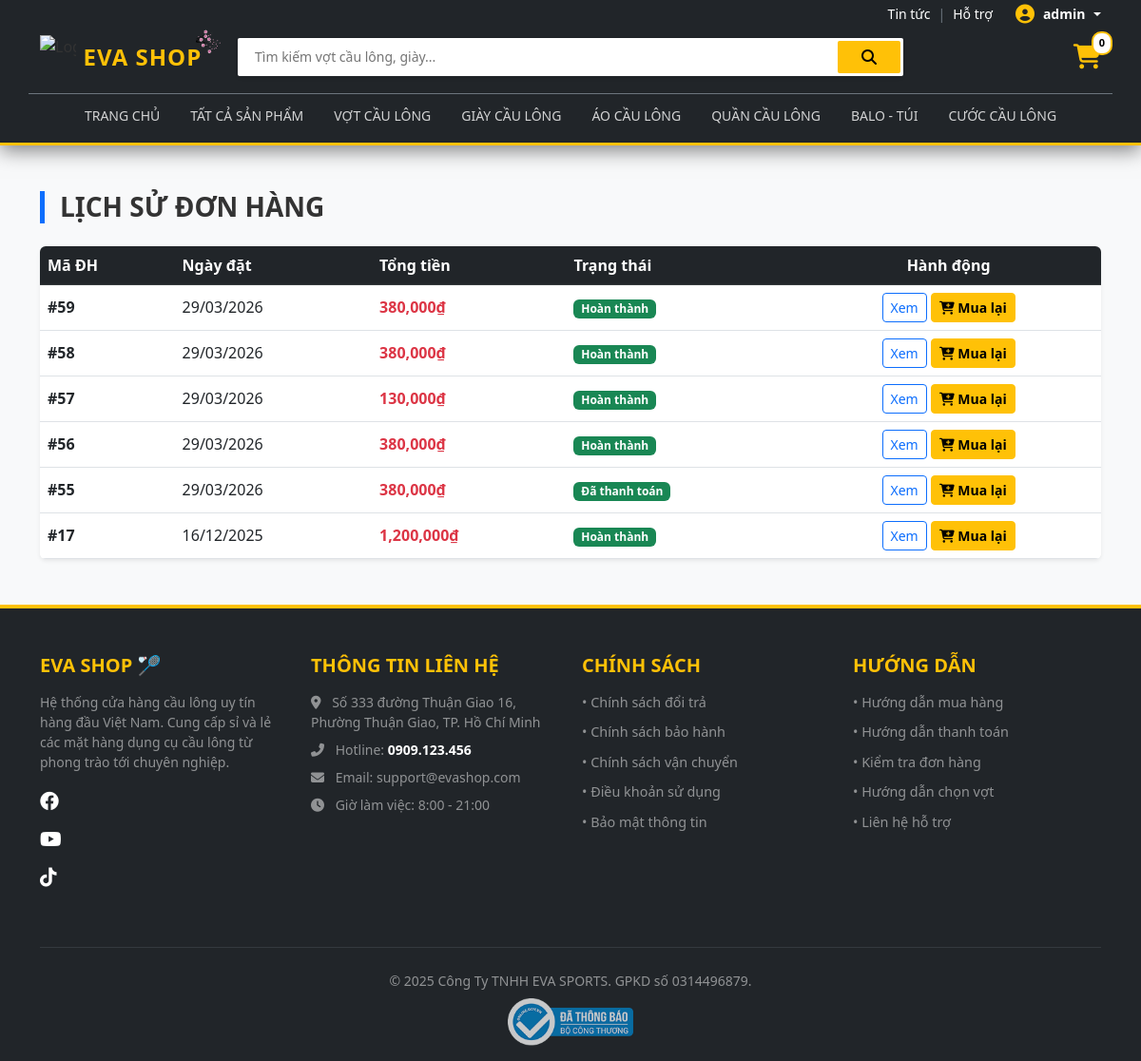
Page /user/EVA_user_orders.php (signed in) on the committed database.
### tables this page shows
CREATE TABLE `danhmuc` (
  `id` int(11) NOT NULL,
  `ten_danhmuc` varchar(100) NOT NULL
);

CREATE TABLE `donhang` (
  `id` int(11) NOT NULL,
  `username` varchar(50) DEFAULT NULL,
  `user_id` int(11) NOT NULL,
  `ngay_dat` datetime DEFAULT current_timestamp(),
  `trang_thai` varchar(50) DEFAULT 'Mới',
  `hoten_nguoinhan` varchar(100) DEFAULT NULL,
  `sdt_nguoinhan` varchar(20) DEFAULT NULL,
  `diachi_nguoinhan` varchar(255) DEFAULT NULL,
  `tong_tien` decimal(18,0) DEFAULT NULL,
  `phuong_thuc_tt` varchar(50) DEFAULT 'COD'
);

### user/EVA_user_orders.php (the view, shortened to what this page needs)
<?php
include '../includes/EVA_system_db.php';
$u = $_SESSION['username'];
$sql = "SELECT * FROM donhang WHERE username='$u' ORDER BY id DESC";
$result = $conn->query($sql);
?>
<!DOCTYPE html>
<html lang="vi">
<head>
    <?php include '../includes/EVA_system_header.php'; ?>
</head>
<body class="bg-light">
<div class="container mt-5 mb-5">
    <h3 class="fw-bold mb-4 text-uppercase border-start border-5 border-primary ps-3">LỊCH SỬ ĐƠN HÀNG</h3>
    <div class="card shadow-sm border-0">
        <div class="card-body p-0">
            <div class="table-responsive">
                <table class="table table-hover mb-0 align-middle">
                    <thead class="table-dark">
                        <tr>
                            <th>Mã ĐH</th>
                            <th>Ngày đặt</th>
                            <th>Tổng tiền</th>
                            <th>Trạng thái</th>
                            <th class="text-center">Hành động</th>
                        </tr>
                    </thead>
                    <tbody>
                        <?php if($result->num_rows > 0): ?>
                            <?php while($row = $result->fetch_assoc()): ?>
                            <tr>
                                <td class="fw-bold">#<?=$row['id']?></td>
                                <td><?=date('d/m/Y', strtotime($row['ngay_dat']))?></td>
                                <td class="fw-bold text-danger"><?=number_format($row['tong_tien'])?>₫</td>
                                <td>
                                    <?php
                                        $bg = 'secondary';
                                        if($row['trang_thai']=='Hoàn thành' || $row['trang_thai']=='Đã thanh toán') $bg='success';
                                    ?>
                                    <span class="badge bg-<?=$bg?>"><?=$row['trang_thai']?></span>
                                </td>
                                <td class="text-center">
                                    <a href="../page/EVA_page_order_success.php?id=<?=$row['id']?>" class="btn btn-sm btn-outline-primary">Xem</a>
                                 <a href="EVA_user_reorder.php?order_id=<?= $row['id'] ?>" class="btn btn-warning btn-sm fw-bold">
    <i class="fas fa-cart-plus"></i> Mua lại
</a>
                                </td>
                            </tr>
                            <?php endwhile; ?>
                        <?php else: ?>
                            <tr><td colspan="5" class="text-center py-4">Bạn chưa có đơn hàng nào.</td></tr>
                        <?php endif; ?>
                    </tbody>
                </table>
            </div>
        </div>
    </div>
</div>
<?php include '../includes/EVA_system_footer.php'; ?>
</body>
</html>

### includes/EVA_system_header.php (shortened to what this page needs)
<?php
if (isset($conn)) $rs_menu = $conn->query("SELECT * FROM danhmuc");
$protocol = isset($_SERVER['HTTPS']) && $_SERVER['HTTPS'] === 'on' ? "https" : "http";
$base_url = $protocol . "://" . $_SERVER['HTTP_HOST'] . '/EVASHOP/';
$cur_page = basename($_SERVER['PHP_SELF']);
?>
<link rel="stylesheet" href="https://cdn.jsdelivr.net/npm/bootstrap@5.3.0/dist/css/bootstrap.min.css">
<link rel="stylesheet" href="https://cdnjs.cloudflare.com/ajax/libs/font-awesome/6.4.0/css/all.min.css">
<link rel="stylesheet" href="<?php echo $base_url; ?>css/style.css?v=<?=time()?>">
<header class="eva-header">
    <div class="container d-flex justify-content-end py-1">
        <a href="<?php echo $base_url; ?>news/EVA_news_list.php" class="text-white text-decoration-none small mx-2 hover-yellow">Tin tức</a>
        <span class="text-secondary small">|</span>
        <a href="<?php echo $base_url; ?>page/EVA_page_contact.php" class="text-white text-decoration-none small mx-2 hover-yellow">Hỗ trợ</a>
        <?php if(isset($_SESSION['username'])): ?>
            <div class="dropdown user-dropdown ms-3">
                <a href="#" class="text-white text-decoration-none dropdown-toggle small fw-bold" data-bs-toggle="dropdown">
                    <i class="fas fa-user-circle fs-5 me-1 text-warning"></i> <?=$_SESSION['username']?>
                </a>
            </div>
        <?php else: ?>
            <span class="text-secondary small mx-2">|</span>
            <a href="<?php echo $base_url; ?>auth/EVA_auth_login.php" class="text-warning text-decoration-none small fw-bold">Đăng nhập</a>
        <?php endif; ?>
    </div>
    <div class="container pt-2 pb-3">
        <div class="row align-items-center">
            <div class="col-lg-2 col-md-3 mb-2 mb-md-0">
                <a class="navbar-brand d-flex align-items-center gap-2" href="<?php echo $base_url; ?>index.php">
                    <img src="<?php echo $base_url; ?>images/logo.png" alt="Logo" style="height: 45px;">
                    <div class="position-relative">
                        <span class="brand-text">EVA SHOP</span>
                        <img src="<?php echo $base_url; ?>images/dao.png"
                             style="position: absolute; top: -15px; right: -25px; width: 30px; transform: rotate(15deg);"
                             alt="Tet Icon">
                    </div>
                </a>
            </div>
            <div class="col-lg-8 col-md-7 mb-2 mb-md-0 d-flex justify-content-center">
                <form class="shopee-layout-search-box shadow-sm" action="<?php echo $base_url; ?>product/EVA_product_list.php">
                    <input type="text" class="search-input" name="keyword" placeholder="Tìm kiếm vợt cầu lông, giày...">
                    <button class="search-btn"><i class="fas fa-search"></i></button>
                </form>
            </div>
            <div class="col-lg-2 col-md-2 text-center text-md-end">
                <a href="<?php echo $base_url; ?>cart/EVA_cart_view.php" class="cart-icon-wrap text-decoration-none">
                    <i class="fas fa-shopping-cart"></i>
                    <span class="cart-badge"><?=isset($_SESSION['cart'])?count($_SESSION['cart']):0?></span>
                </a>
            </div>
        </div>
    </div>
    <div class="container d-none d-lg-block border-top border-secondary pt-1">
        <ul class="nav justify-content-center">
            <li class="nav-item"><a class="nav-link <?=($cur_page=='index.php')?'active':''?>" href="<?php echo $base_url; ?>index.php">Trang chủ</a></li>
            <li class="nav-item"><a class="nav-link <?=($cur_page=='EVA_product_list.php')?'active':''?>" href="<?php echo $base_url; ?>product/EVA_product_list.php">Tất cả sản phẩm</a></li>
            <?php
            if(isset($rs_menu)) {
                $rs_menu->data_seek(0);
                while($m=$rs_menu->fetch_assoc()) {
                    echo '<li class="nav-item"><a class="nav-link" href="'.$base_url.'product/EVA_product_list.php?danhmuc='.$m['id'].'">'.$m['ten_danhmuc'].'</a></li>';
                }
            }
            ?>
        </ul>
    </div>
</header>

### includes/EVA_system_footer.php (shortened to what this page needs)
<footer class="footer bg-dark text-white pt-5 pb-3 mt-5">
    <div class="container">
        <div class="row">
            <div class="col-md-3 mb-4">
                <h5 class="text-uppercase fw-bold text-warning mb-3">EVA SHOP 🏸</h5>
                <p class="small text-white-50 text-justify">
                    Hệ thống cửa hàng cầu lông uy tín hàng đầu Việt Nam. Cung cấp sỉ và lẻ các mặt hàng dụng cụ cầu lông từ phong trào tới chuyên nghiệp.
                </p>
                <div class="mt-3">
                    <a href="#" class="text-white me-3 fs-5"><i class="fab fa-facebook"></i></a>
                    <a href="#" class="text-white me-3 fs-5"><i class="fab fa-youtube"></i></a>
                    <a href="#" class="text-white fs-5"><i class="fab fa-tiktok"></i></a>
                </div>
            </div>
            <div class="col-md-3 mb-4">
                <h5 class="text-uppercase fw-bold text-warning mb-3">THÔNG TIN LIÊN HỆ</h5>
                <ul class="list-unstyled small text-white-50">
                    <li class="mb-2"><i class="fas fa-map-marker-alt me-2"></i>  Số 333 đường Thuận Giao 16, Phường Thuận Giao, TP. Hồ Chí Minh</li>
                    <li class="mb-2"><i class="fas fa-phone-alt me-2"></i> Hotline: <span class="text-white fw-bold">0909.123.456</span></li>
                    <li class="mb-2"><i class="fas fa-envelope me-2"></i> Email: support@evashop.com</li>
                    <li><i class="fas fa-clock me-2"></i> Giờ làm việc: 8:00 - 21:00</li>
                </ul>
            </div>
            <div class="col-md-3 mb-4">
                <h5 class="text-uppercase fw-bold text-warning mb-3">CHÍNH SÁCH</h5>
                <ul class="list-unstyled small">
                    <li class="mb-2"><a href="#" class="text-white-50 text-decoration-none hover-white">• Chính sách đổi trả</a></li>
                    <li class="mb-2"><a href="#" class="text-white-50 text-decoration-none hover-white">• Chính sách bảo hành</a></li>
                    <li class="mb-2"><a href="#" class="text-white-50 text-decoration-none hover-white">• Chính sách vận chuyển</a></li>
                    <li class="mb-2"><a href="#" class="text-white-50 text-decoration-none hover-white">• Điều khoản sử dụng</a></li>
                    <li><a href="#" class="text-white-50 text-decoration-none hover-white">• Bảo mật thông tin</a></li>
                </ul>
            </div>
            <div class="col-md-3 mb-4">
                <h5 class="text-uppercase fw-bold text-warning mb-3">HƯỚNG DẪN</h5>
                <ul class="list-unstyled small">
                    <li class="mb-2"><a href="#" class="text-white-50 text-decoration-none hover-white">• Hướng dẫn mua hàng</a></li>
                    <li class="mb-2"><a href="#" class="text-white-50 text-decoration-none hover-white">• Hướng dẫn thanh toán</a></li>
                    <li class="mb-2"><a href="#" class="text-white-50 text-decoration-none hover-white">• Kiểm tra đơn hàng</a></li>
                    <li class="mb-2"><a href="#" class="text-white-50 text-decoration-none hover-white">• Hướng dẫn chọn vợt</a></li>
                    <li><a href="<?=$base_url?>page/EVA_page_contact.php" class="text-white-50 text-decoration-none hover-white">• Liên hệ hỗ trợ</a></li>
                </ul>
            </div>
        </div>
        <hr class="border-secondary my-4">
        <div class="row">
            <div class="col-12 text-center">
                <p class="small text-white-50 mb-2">© 2025 Công Ty TNHH EVA SPORTS. GPKD số 0314496879.</p>
                <div class="d-inline-block">
                     <img src="<?=$base_url?>images/dathongbao.webp" alt="Đã thông báo BCT" height="50" class="opacity-75">
                </div>
            </div>
        </div>
    </div>
</footer>

### css/style.css (style rules this page uses)
body { font-family: 'Segoe UI', Tahoma, Geneva, Verdana, sans-serif; background-color: #f8f9fa; color: #333; overflow-x: hidden; }
a { text-decoration: none; transition: 0.3s; }
.nav-link { font-weight: 500; text-transform: uppercase; font-size: 0.95rem; }
.card { transition: 0.3s; overflow: hidden; }
.footer { background: #1a1a1a; color: #fff; padding: 60px 0 30px; margin-top: 60px; border-top: 4px solid #ffc107; }
.footer h5 { color: #ffc107; font-weight: bold; margin-bottom: 20px; text-transform: uppercase; }
.footer a { color: #aaa; display: block; margin-bottom: 10px; font-size: 0.9rem; }

### includes/EVA_system_header.php (style rules this page uses)
:root { --eva-dark: #212529; --eva-yellow: #ffc107; --eva-yellow-dark: #e0a800; }
.eva-header { background-color: var(--eva-dark); border-bottom: 3px solid var(--eva-yellow); padding-bottom: 10px; position: sticky; top: 0; z-index: 9999; box-shadow: 0 5px 20px rgba(0,0,0,0.5); }
.brand-text { font-size: 1.5rem; font-weight: 800; color: var(--eva-yellow) !important; text-transform: uppercase; letter-spacing: 1px; }
.shopee-layout-search-box { background: white; border-radius: 2px; padding: 3px; display: flex; width: 100%; max-width: 700px; }
.search-input { border: none; outline: none; flex-grow: 1; padding: 5px 15px; font-size: 14px; }
.search-btn { background: var(--eva-yellow); color: black; border: none; padding: 5px 25px; border-radius: 2px; font-weight: bold; transition: 0.2s; }
.nav-link { color: rgba(255,255,255,0.8) !important; font-size: 14px; text-transform: uppercase; font-weight: 500; }
.cart-icon-wrap { position: relative; color: var(--eva-yellow); font-size: 26px; }
.cart-badge { position: absolute; top: -8px; right: -12px; background: white; color: black; font-size: 11px; font-weight: bold; border-radius: 10px; padding: 2px 6px; border: 2px solid var(--eva-yellow); }
.user-dropdown .dropdown-toggle { color: white !important; display: flex; align-items: center; gap: 5px; }

### rows in the picture
danhmuc: ten_danhmuc "VỢT CẦU LÔNG"
danhmuc: ten_danhmuc "GIÀY CẦU LÔNG"
danhmuc: ten_danhmuc "ÁO CẦU LÔNG"
danhmuc: ten_danhmuc "QUẦN CẦU LÔNG"
danhmuc: ten_danhmuc "BALO - TÚI"
danhmuc: ten_danhmuc "CƯỚC CẦU LÔNG"
donhang: id "59", ngay_dat "29/03/2026", tong_tien "380,000", trang_thai "Hoàn thành"
donhang: id "58", ngay_dat "29/03/2026", tong_tien "380,000", trang_thai "Hoàn thành"
donhang: id "57", ngay_dat "29/03/2026", tong_tien "130,000", trang_thai "Hoàn thành"
donhang: id "56", ngay_dat "29/03/2026", tong_tien "380,000", trang_thai "Hoàn thành"
donhang: id "55", ngay_dat "29/03/2026", tong_tien "380,000", trang_thai "Đã thanh toán"
donhang: id "17", ngay_dat "16/12/2025", tong_tien "1,200,000", trang_thai "Hoàn thành"

### other values in the picture
$_SESSION['username'] "admin"
